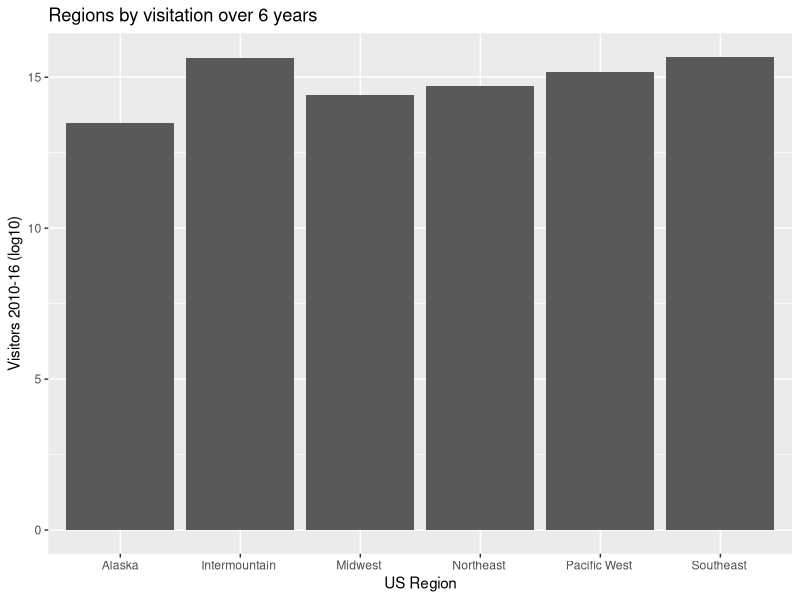

Source code (R):
# This doc for the first chart
library(ggplot2)
library(dplyr)

park_visits <- read.csv("park_visits.csv")

park_visits_chart <- park_visits %>% 
  filter(ParkType == "National Park") %>% 
  mutate(visitors = (10^logVisits))

vis_by_region_chart <- park_visits_chart %>% 
  group_by(Region) %>% summarise(log_total_vis = log10(sum(visitors)))

reg_vis_plot <- ggplot(
  vis_by_region_chart, 
  aes(x=Region, y=log_total_vis)
) + geom_bar(stat="identity")

print(
  reg_vis_plot + labs(
    title = "Regions by visitation over 6 years", 
    x = "US Region", 
    y = "Visitors 2010-16 (log10)")
)
